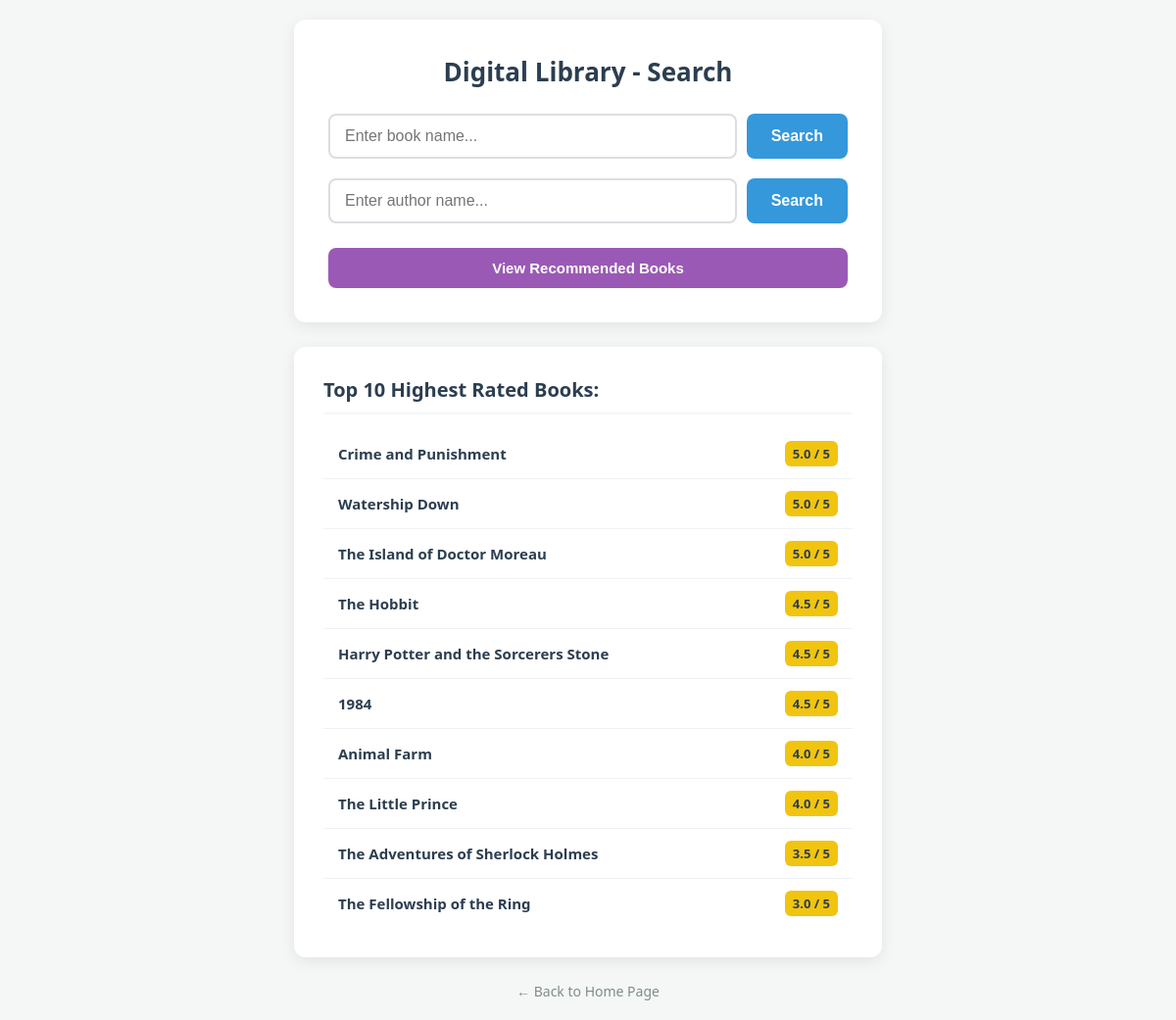
/books/recommended, run on an earlier commit of the app's database.
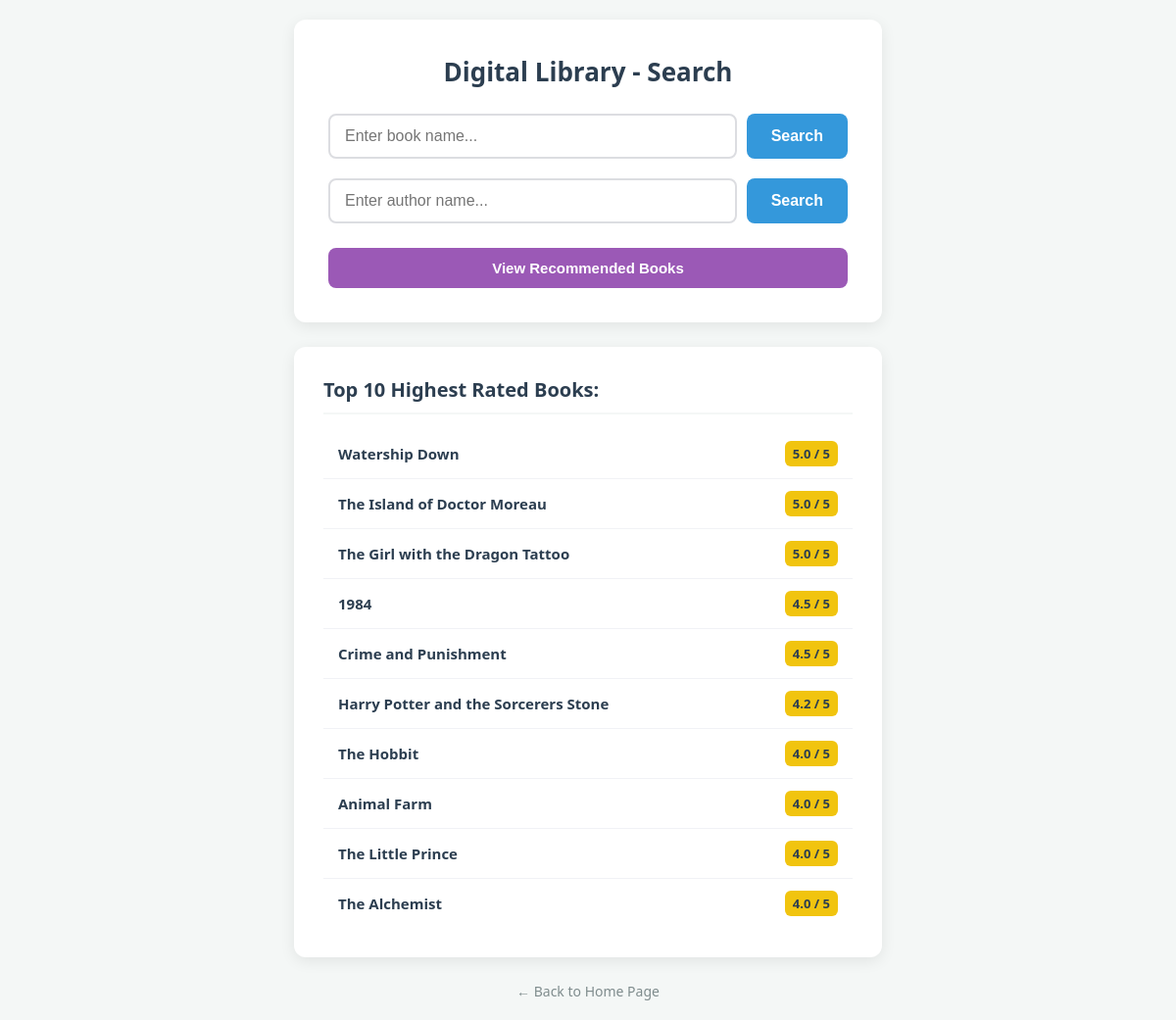
And on a later commit of the database.
### tables this page shows
CREATE TABLE Books (
    id INTEGER PRIMARY KEY,
    title TEXT NOT NULL,
    author TEXT NOT NULL,
    summary TEXT,
    category TEXT,
    price REAL,
    rating REAL
);

### routers/books.py (the view)
@router.get("/recommended", response_class=HTMLResponse)
async def get_recommended_books(request: Request):
    try:
        conn = sqlite3.connect("library.db")
        cursor = conn.cursor()
        query = "SELECT title, rating FROM Books ORDER BY rating DESC LIMIT 10;"
        cursor.execute(query)
        recommended = cursor.fetchall()
        conn.close()
        return templates.TemplateResponse(
            request=request,
            name="search_book.html",
            context={"request": request, "error": None, "recommended_books": recommended}
        )
    except Exception as e:
        print(f"Server Error: {e}")
        return templates.TemplateResponse(
            request=request,
            name="search_book.html",
            context={"request": request, "error": "Could not load recommendations.", "recommended_books": None}
        )

### templates/search_book.html (shortened to what this page needs)
<!DOCTYPE html>
<html>
<head>
    <link rel="stylesheet" href="/static/css/main.css">
    <link rel="stylesheet" href="/static/css/search.css">
</head>
<body>
    <div class="search-container">
        <h1>Digital Library - Search</h1>
        <form action="/books/search" method="post" class="search-box">
            <input type="text" name="book_name" placeholder="Enter book name..." >
            <button type="submit">Search</button>
        </form>
        <form action="/books/search-author" method="post" class="search-box">
            <input type="text" name="author_name" placeholder="Enter author name..." >
            <button type="submit">Search</button>
        </form>
        <a href="/books/recommended" class="recommended-trigger">
            <button type="button" class="recommended-btn"> View Recommended Books</button>
        </a>
    </div>
    {% if recommended_books %}
    <div class="recommendations-container">
        <h2>Top 10 Highest Rated Books:</h2>
        <ul class="book-list">
            {% for book in recommended_books %}
                <li class="book-item">
                    <span class="book-title"><strong>{{ book[0] }}</strong></span>
                    <span class="book-rating"> {{ book[1] }} / 5</span>
                </li>
            {% endfor %}
        </ul>
    </div>
    {% endif %}
    <a href="/" class="back-home">← Back to Home Page</a>
</body>
</html>

What changed in the data, as far as the page shows it:
no longer on this page (row unchanged): Books: title "The Adventures of Sherlock Holmes", rating "3.5"
no longer on this page (row unchanged): Books: title "The Fellowship of the Ring", rating "3.0"
now on this page (row edited): Books: title "The Girl with the Dragon Tattoo", rating "5.0"
shown differently, row unchanged: Books (number 4 of 10 on the later page): moves up the list
changed Books "Crime and Punishment": rating "5.0" → "4.5"; moves down the list
changed Books "Harry Potter and the Sorcerers Stone": rating "4.5" → "4.2"; moves down the list
changed Books "The Hobbit": rating "4.5" → "4.0"
now on this page (row edited): Books: title "The Alchemist", rating "4.0"
